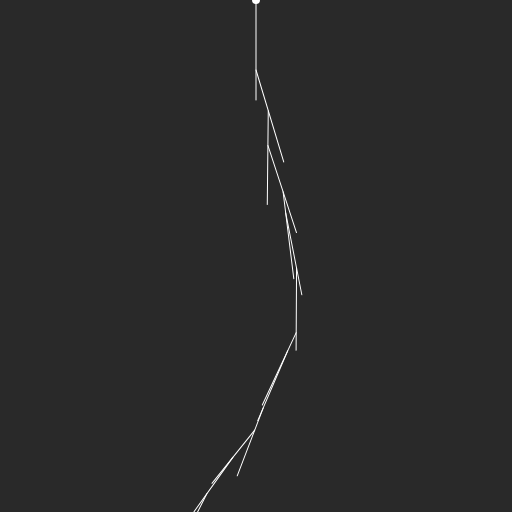
Frame 1 (no input)
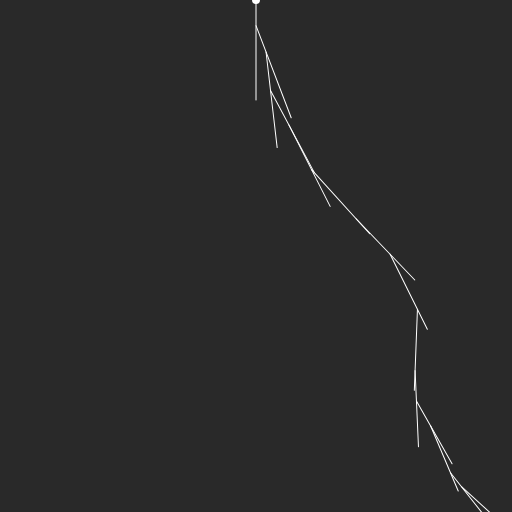
Frame 60 (no input)
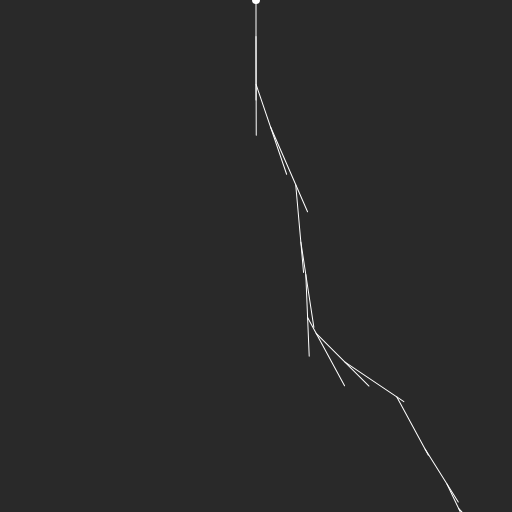
Frame 120 (the mouse pressed at the canvas centre since frame 60)

The p5.js sketch that drew these frames (run headless with seeded random() and noise() and a simulated clock; from frame 60 on, the mouse is pressed at the canvas centre):

// p5.js sketch
// ── sketch.js
const WIDTH = 512,
  HEIGHT = 512

function setup() {
  createCanvas(WIDTH, HEIGHT)
  pixelDensity(1)
}

function draw() {
  background(41)

  translate(width / 2, 0)
  fill('white')
  noStroke()
  circle(0, 0, 8)

  stroke('white')
  noFill()

  let length = 100

  while(length > 0) {
    line(0, 0, 0, length)
    translate(0, length * random(0.2, 0.9))
    rotate(random(-0.5, 0.5))
    length -= random(1, 5)
  }

}
